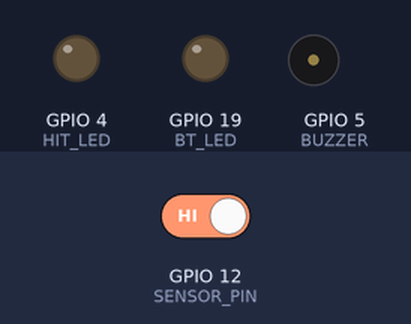
This sketch was run on a simulated ESP32. On the bench: output pins drawn as LEDs (lit = HIGH), buzzer (waves = sounding, pin HIGH). Dashed ring = blinking. The test bench sets the inputs (shaded band); at power-on: GPIO 12 (SENSOR_PIN) HIGH. Nothing arrives over Bluetooth unless stated; a phone connects over Bluetooth LE 3 s after start; what the sketch prints to the serial monitor is not drawn.

Above: at 1.2 s.
1.3 s: GPIO 12 (SENSOR_PIN) driven LOW
At 1.8 s:
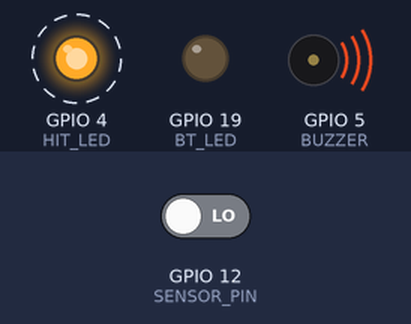
At 3.8 s:
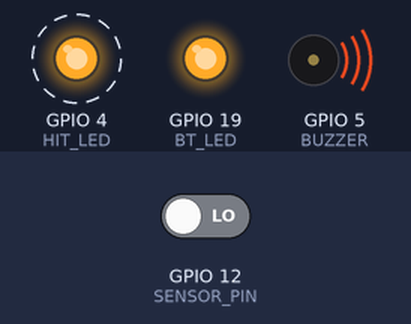
4.3 s: GPIO 12 (SENSOR_PIN) driven HIGH
At 4.9 s:
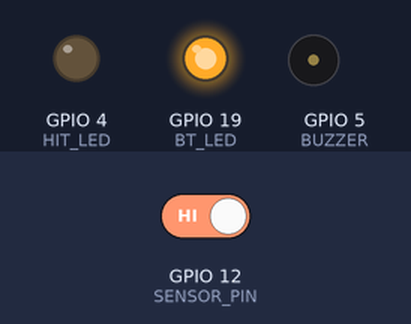
Timing chart, 0 to 7.3 s (numbered marks = the images above; inputs shaded):
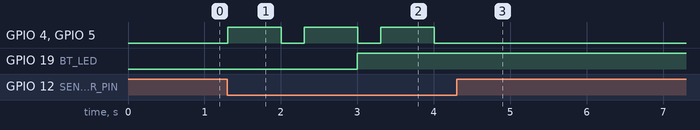

Measured:
- after the input at 1.3 s, GPIO 4 (HIT_LED), GPIO 5 (BUZZER): alternates HIGH for 0.70 s and LOW for 0.30 s, starting at once
- after the input at 4.3 s, GPIO 4 (HIT_LED), GPIO 5 (BUZZER): stops changing and stays LOW

The sketch:

Epee_Red.ino
```cpp
#include <BLEDevice.h>
#include <BLEServer.h>
#include <BLE2902.h>


#define DEBOUNCE_DELAY 20  // 消抖时间（20ms，适配重剑接触的机械抖动）
#define DEVICE_NAME "Epee_Red" // 另一块改为 "Epee_Green"
#define SENSOR_PIN  12
#define HIT_LED     4
#define BUZZER      5
#define BT_LED      19


// 状态变量
bool hitState = false;       // 是否击中（false=未击中，true=击中）
bool lastHitState = false;   // 上一次击中状态
unsigned long lastDebounceTime = 0;

BLECharacteristic *pCharacteristic;
bool deviceConnected = false;

class MyServerCallbacks: public BLEServerCallbacks {
    void onConnect(BLEServer* pServer) {
        deviceConnected = true;
        digitalWrite(BT_LED, HIGH);
    };
    void onDisconnect(BLEServer* pServer) {
        deviceConnected = false;
        digitalWrite(BT_LED, LOW);
        pServer->getAdvertising()->start();
    }
};

void setup() {
    pinMode(SENSOR_PIN, INPUT_PULLUP);
    pinMode(HIT_LED, OUTPUT);
    pinMode(BUZZER, OUTPUT);
    pinMode(BT_LED, OUTPUT);

    BLEDevice::init(DEVICE_NAME);
    BLEServer *pServer = BLEDevice::createServer();

    pServer->setCallbacks(new MyServerCallbacks());
    BLEService *pService = pServer->createService("4fafc201-1fb5-459e-8fcc-c5c9c331914b");

    pCharacteristic = pService->createCharacteristic(
                        "beb5483e-36e1-4688-b7f5-ea07361b26a8",
                        BLECharacteristic::PROPERTY_NOTIFY
                      );
    pCharacteristic->addDescriptor(new BLE2902());
    pService->start();
    pServer->getAdvertising()->start();
}

void loop() {
    // 1. 读取当前GPIO状态（INPUT_PULLUP模式：击中=LOW，未击中=HIGH）
    bool currentReading = digitalRead(SENSOR_PIN);


    currentReading = !currentReading; // 反转：true=击中，false=未击中（符合直觉）

    // 2. 消抖处理（过滤接触抖动/电磁干扰）
    if (currentReading != lastHitState) {
       lastDebounceTime = millis();
     }

    // 3. 稳定状态判定（消抖时间后确认击中/未击中）
    if ((millis() - lastDebounceTime) > DEBOUNCE_DELAY) {
    // 状态发生变化（击中/松开）
    if (currentReading != hitState) {
      hitState = currentReading;

      // 击中事件触发
      if (hitState) {
        Serial.print("【击中！】时间戳：");
        Serial.println(millis());
        // 可扩展：触发蜂鸣器/LED提示、记录击中次数、上传数据等
        hitEvent();
      } else {
        Serial.println("【未击中】");
      }
    }
  }
// 4. 更新上一次状态
  lastHitState = currentReading;

    if (digitalRead(SENSOR_PIN) == LOW) {

        Serial.print("digitalRead(SENSOR_PIN) == LOW");

        unsigned long hitTime = millis();

        // 1. 本地同步反馈
        digitalWrite(HIT_LED, HIGH);
        digitalWrite(BUZZER, HIGH);

        // 2. 发送信号给小程序
        if (deviceConnected) {
            String data = String(hitTime);
            pCharacteristic->setValue(data.c_str());
            pCharacteristic->notify();
        }

        delay(700); // 击中显示持续时间
        digitalWrite(HIT_LED, LOW);
        digitalWrite(BUZZER, LOW);
        delay(300); // 防止抖动
    }
    else
    {
        Serial.print("digitalRead(SENSOR_PIN) != LOW");
    }
}

// 击中事件处理函数（可自定义功能）
void hitEvent() {
  // 示例1：控制蜂鸣器响0.5秒（提示击中）
 // pinMode(LED_D4, OUTPUT);
 // pinMode(LED_D5, OUTPUT);
 // digitalWrite(LED_D4, HIGH);
 // digitalWrite(LED_D5, HIGH);
 //delay(500);
 // digitalWrite(LED_D4, LOW);
 // digitalWrite(LED_D5, LOW);

  // 示例2：记录击中次数（全局变量累加）
  static int hitCount = 0;
  hitCount++;
  Serial.print("累计击中次数：");
  Serial.println(hitCount);
}
```
